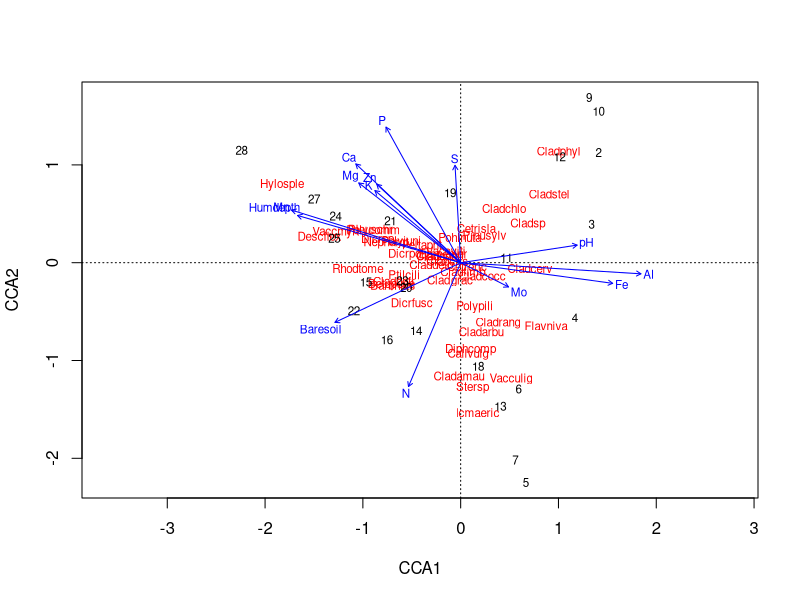
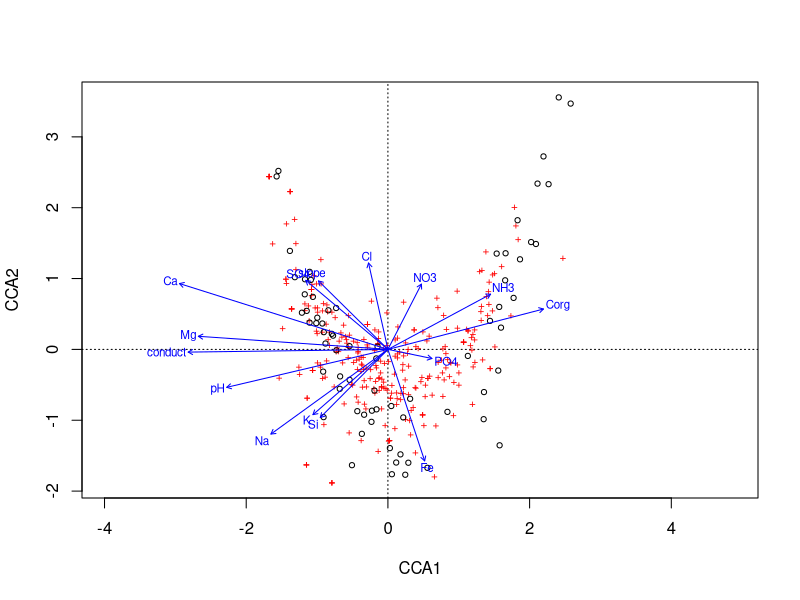
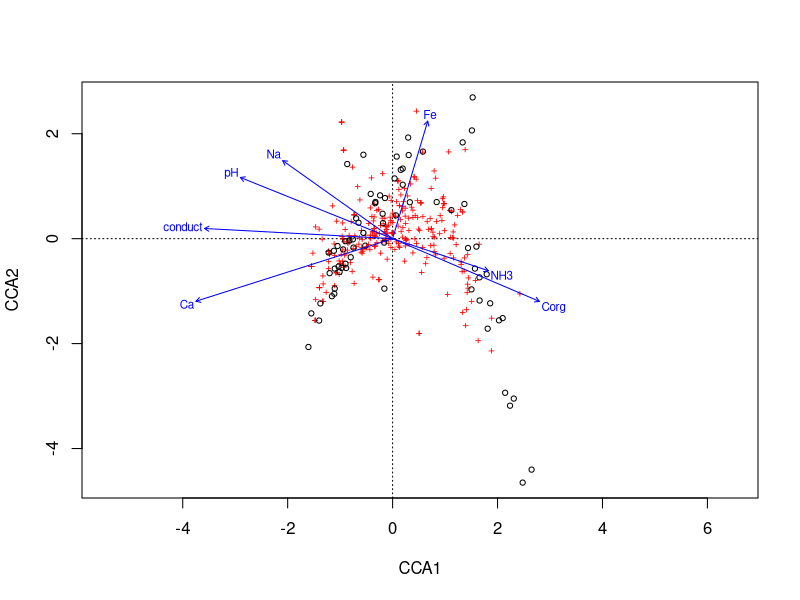
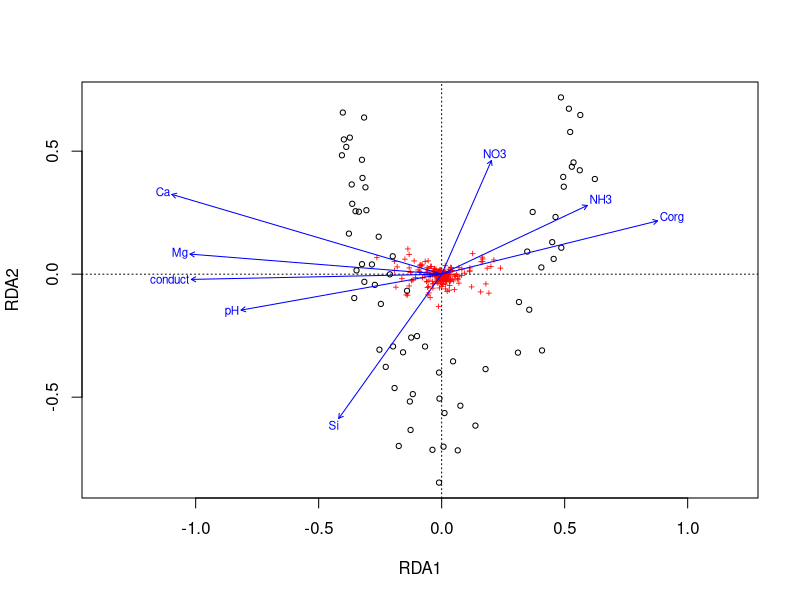
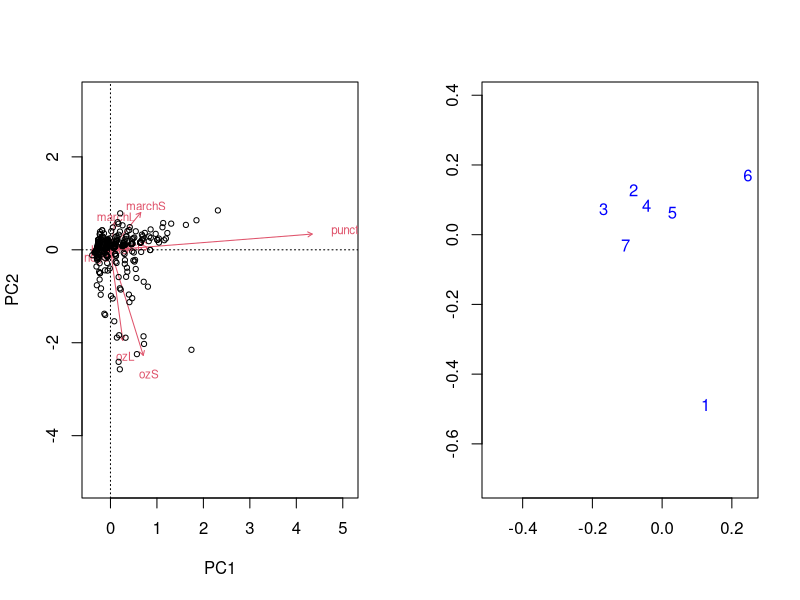

Write the R code that produced these figures, in order.
## ---- chunk 1
knitr::opts_chunk$set(comment=NA, fig.align = "center",
                      out.width = "0.7\\linewidth",
                      echo = TRUE, message = TRUE, warning = TRUE,
                      cache = TRUE)
knitr::knit_hooks$set(crop.plot = knitr::hook_pdfcrop)
## ---- chunk 2
library("vegan")
data(varespec)
data(varechem)
## ---- chunk 3
cca1 <- cca(varespec ~ ., data = varechem)
cca1
## ---- chunk 4
rda1 <- rda(varespec ~ ., data = varechem)
rda1
## ---- chunk 5
eigenvals(cca1)
## ---- chunk 6
library("vegan")
data(varechem, varespec)
## ...your code here...
## ---- chunk 7
str(scores(cca1, choices = 1:4, display = c("species","sites")), max = 1)
head(scores(cca1, choices = 1:2, display = "sites"))
## ---- chunk 8
scores(cca1, choices = 1:2, display = "species", scaling = 3)
## ---- chunk 9
pcca <- cca(X = varespec,
            Y = varechem[, "Ca", drop = FALSE],
            Z = varechem[, "pH", drop = FALSE])
pcca <- cca(varespec ~ Ca + Condition(pH), data = varechem) ## easier!
## ---- chunk 10
plot(cca1)
## ---- chunk 11
vare.cca <- cca(varespec ~ Al + P*(K + Baresoil), data = varechem)
vare.cca
## ---- chunk 12
upr <- cca(varespec ~ ., data = varechem)
lwr <- cca(varespec ~ 1, data = varechem)
set.seed(1)
mods <- ordistep(lwr, scope = formula(upr), trace = 0)
## ---- chunk 13
mods
## ---- chunk 14
mods$anova
## ---- chunk 15
mods2 <- step(upr, scope = list(lower = formula(lwr), upper = formula(upr)), trace = 0,
              test = "perm")
mods2
## ---- chunk 16
set.seed(42)
(perm <- anova(cca1))
## ---- chunk 17
args(anova.cca)
## ---- chunk 18
set.seed(1)
anova(mods, by = "axis")
## ---- chunk 19
set.seed(5)
anova(mods, by = "terms")
## ---- chunk 20
set.seed(10)
anova(mods, by = "margin")
## ---- chunk 21
## load vegan
library("vegan")

## load the data
spp <- read.csv("../00-data-sets/meadow-spp.csv", header = TRUE, row.names = 1)
env <- read.csv("../00-data-sets/meadow-env.csv", header = TRUE, row.names = 1)
## ---- chunk 22
m1 <- cca(spp ~ ., data = env)
set.seed(32)
anova(m1)
## ---- chunk 23
plot(m1)
## ---- chunk 24
set.seed(67)
lwr <- cca(spp ~ 1, data = env)
m2 <- ordistep(lwr, scope = formula(m1), trace = FALSE)
m2
## ---- chunk 25
plot(m2)
## ---- chunk 26
m2$anova
## ---- chunk 27
spph <- decostand(spp, method = "hellinger")
m3 <- rda(spph ~ ., data = env)
lwr <- rda(spph ~ 1, data = env)
m4 <- ordistep(lwr, scope = formula(m3), trace = FALSE)
## ---- chunk 28
plot(m4)
## ---- chunk 29
m5 <- ordiR2step(lwr, scope = formula(m3), trace = FALSE)
m5$anova
## ---- chunk 30
shuffle(10, control = how(within = Within(type = "series")))
## ---- chunk 31
set.seed(4)
h <- how(within = Within(type = "grid", ncol = 3, nrow = 3))
perm <- shuffle(9, control = h)
## ---- chunk 32
matrix(perm, ncol = 3)
## ---- chunk 33
plt <- gl(3, 10)
h <- how(within = Within(type = "series"), plots = Plots(strata = plt))
## ---- chunk 34
args(Within)
args(Plots)
## ---- chunk 35
args(how)
## ---- chunk 36
plt <- gl(3, 10)
h <- how(within = Within(type = "series"),
         plots = Plots(strata = plt))
set.seed(4)
p <- shuffle(30, control = h)
do.call("rbind", split(p, plt)) ## look at perms in context
## ---- chunk 37
plt <- gl(3, 10)
h <- how(within = Within(type = "series", constant = TRUE),
         plots = Plots(strata = plt))
set.seed(4)
p <- shuffle(30, control = h)
do.call("rbind", split(p, plt)) ## look at perms in context
## ---- chunk 38
## load vegan
library("vegan")

## load the data
spp <- read.csv("../00-data-sets/ohraz-spp.csv", header = TRUE, row.names = 1)
env <- read.csv("../00-data-sets/ohraz-env.csv", header = TRUE, row.names = 1)
molinia <- spp[, 1]
spp <- spp[, -1]

## Year as numeric
env <- transform(env, year = as.numeric(as.character(year)))
## ---- chunk 39
c1 <- rda(spp ~ year + year:mowing + year:fertilizer + year:removal + Condition(plotid), data = env)
(h <- how(within = Within(type = "none"), plots = Plots(strata = env$plotid, type = "free")))
## ---- chunk 40
set.seed(42)
anova(c1, permutations = h, model = "reduced")
## ---- chunk 41
set.seed(24)
anova(c1, permutations = h, model = "reduced", by = "axis")
## ---- chunk 42
## load data
crayfish <- head(read.csv("../00-data-sets/crayfish-spp.csv")[, -1], -1)
design <- read.csv("../00-data-sets/crayfish-design.csv", skip = 1)[, -1]

## fixup the names
names(crayfish) <- gsub("\\.", "", names(crayfish))
names(design) <- c("Watershed", "Stream", "Reach", "Run",
                   "Stream.Nested", "ReachNested", "Run.Nested")
## ---- chunk 43
m.pca <- rda(crayfish)
summary(eigenvals(m.pca))
## ---- chunk 44
layout(matrix(1:2, ncol = 2))
biplot(m.pca, type = c("text", "points"), scaling = "species")
set.seed(23)
ev.pca <- envfit(m.pca ~ Watershed, data = design, scaling = "species")
plot(ev.pca, labels = levels(design$Watershed), add = FALSE)
layout(1)
## ---- chunk 45
m.ws <- rda(crayfish ~ Watershed, data = design)
m.ws
## ---- chunk 46
summary(eigenvals(m.ws, constrained = TRUE))

set.seed(1)
ctrl <- how(nperm = 499, within = Within(type = "none"),
            plots = with(design, Plots(strata = Stream, type = "free")))
(sig.ws <- anova(m.ws, permutations = ctrl))
## ---- chunk 47
m.str <- rda(crayfish ~ Stream + Condition(Watershed), data = design)
m.str
## ---- chunk 48
summary(eigenvals(m.str, constrained = TRUE))
set.seed(1)
ctrl <- how(nperm = 499, within = Within(type = "none"),
            plots = with(design, Plots(strata = Reach, type = "free")),
            blocks = with(design, Watershed))
(sig.str <- anova(m.str, permutations = ctrl))
## ---- chunk 49
(m.re <- rda(crayfish ~ Reach + Condition(Stream), data = design))
## ---- chunk 50
set.seed(1)
ctrl <- how(nperm = 499, within = Within(type = "none"),
            plots = with(design, Plots(strata = Run, type = "free")),
            blocks = with(design, Stream))
(sig.re <- anova(m.re, permutations = ctrl))
## ---- chunk 51
(m.run <- rda(crayfish ~ Run + Condition(Reach), data = design))
## ---- chunk 52
set.seed(1)
ctrl <- how(nperm = 499, within = Within(type = "free"),
            blocks = with(design, Reach))
(sig.run <- anova(m.run, permutations = ctrl))
## ---- chunk 53
head(goodness(mods))
head(goodness(mods, summarize = TRUE))
## ---- chunk 54
head(inertcomp(mods, proportional = TRUE))
## ---- chunk 55
spenvcor(mods)
## ---- chunk 56
intersetcor(mods)
